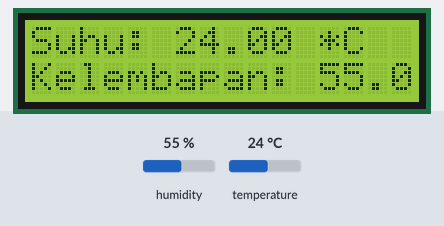
Recording of a sketch running on a simulated Arduino Uno, built with avr-gcc and run on an emulated ATmega328P. Parts: 16×2 character LCD. The test bench sets the inputs (shaded band); at power-on: humidity 55 %, temperature 24 °C. What the sketch prints to the serial monitor is not drawn.

Above: at 5.6 s.
5.7 s: humidity set to 22 %
At 11.4 s:
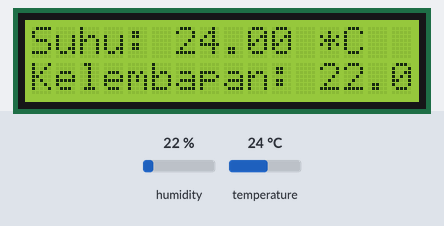
13.2 s: temperature set to 12 °C
At 16.2 s:
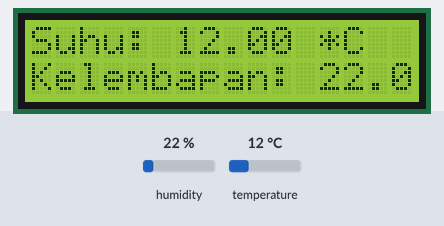
20.7 s: humidity set to 40 %
At 25.9 s:
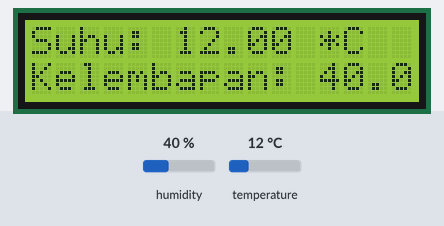
28.2 s: temperature set to 19 °C
At 30.8 s:
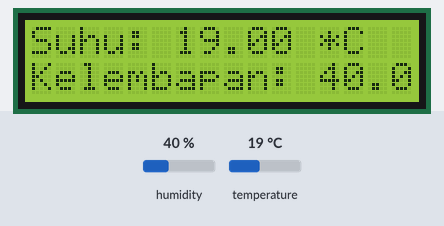
Timing chart, 0 to 32.3 s (numbered marks = the images above; inputs shaded):
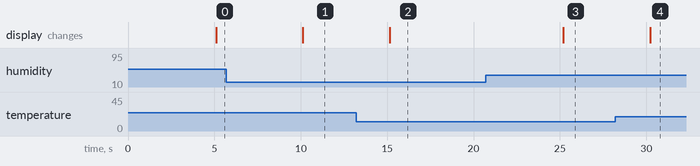

The sketch:

room-temperature-sensor-with-LCD.ino
```cpp
#include <LiquidCrystal.h>
#include "DHT.h"
int sensor_delay = 5000;

// Inisialisasi LCD
LiquidCrystal lcd(7, 8, 9, 10, 11, 12);

// Inisialisasi sensor DHT11
#define DHTPIN 2
#define DHTTYPE DHT11
DHT dht(DHTPIN, DHTTYPE);

void setup()
{
  lcd.begin(16, 2);
  dht.begin();

  lcd.setCursor(0, 0);
  lcd.print("Suhu: ");
  lcd.setCursor(0, 1);
  lcd.print("Kelembapan: ");

  Serial.begin(9600);
}

void loop()
{
  delay(sensor_delay); // Tunggu 2 detik antara pembacaan sensor

  // Membaca suhu dan kelembapan
  float h = dht.readHumidity();
  float t = dht.readTemperature();

  // Cek apakah pembacaan gagal
  if (isnan(h) || isnan(t))
  {
    Serial.println("Gagal membaca dari sensor DHT!");
    return;
  }

  // Menampilkan suhu dan kelembapan di Serial Monitor
  Serial.print("Suhu: ");
  Serial.print(t);
  Serial.print(" *C ");
  Serial.print("Kelembapan: ");
  Serial.print(h);
  Serial.println(" %");

  // Menampilkan suhu di LCD
  lcd.setCursor(6, 0);
  lcd.print(t);
  lcd.print(" *C  ");

  // Menampilkan kelembapan di LCD
  lcd.setCursor(12, 1);
  lcd.print(h);
  lcd.print(" %  ");

  // Mengirim data ke Serial Plotter
  Serial.print("Temperature:");
  Serial.print(t);
  Serial.print(",");
  Serial.print("Humidity:");
  Serial.println(h);
}
```

Measured:
- after the input at 5.7 s, the display: changes after 4.4 s (image 1)
- after the input at 13.2 s, the display: changes after 2.0 s (image 2)
- after the input at 20.7 s, the display: changes after 4.5 s (image 3)
- after the input at 28.2 s, the display: changes after 2.0 s (image 4)
